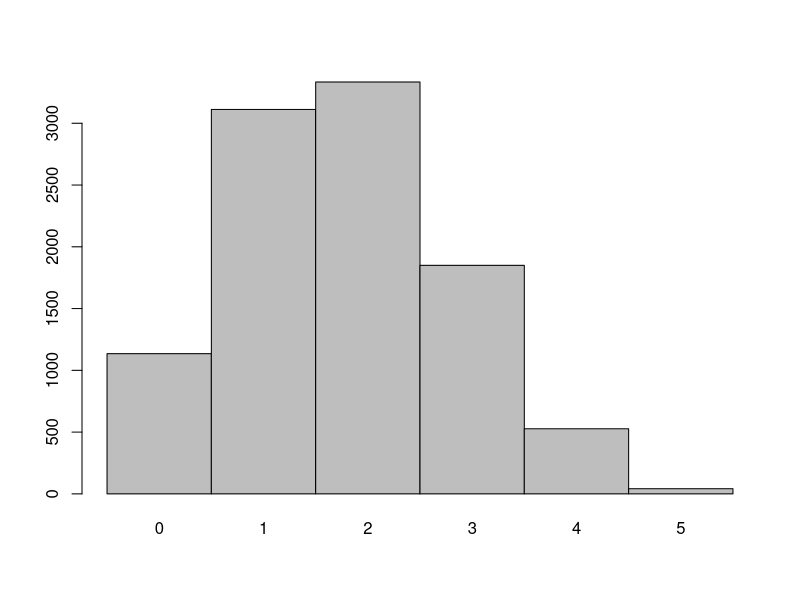
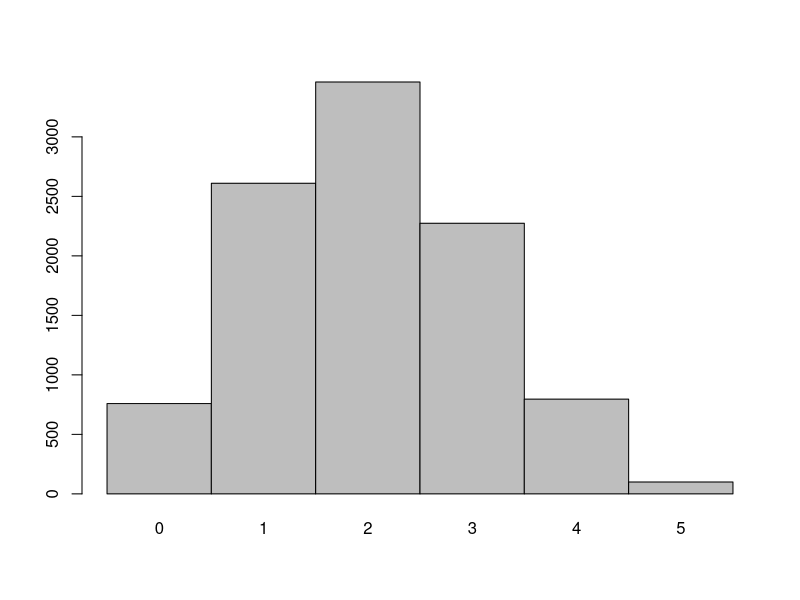

The R script that drew these images, in order:
## ---- chunk 1
knitr::opts_chunk$set(echo = TRUE)
## ---- chunk 2
a = 1 - pbinom(q=3, size=5, prob=0.2)  # 3번 이하
b = 1 - pbinom(q=3, size=5, prob=0.5)
c = 1 - pbinom(q=3, size=5, prob=0.8)

print(paste(round(a, 4), ',', b, ',', round(c, 4)))
## ---- chunk 3
data = rbinom(n=10000, size=5, prob=0.35)
barplot(table(data), space=0)             # 최빈값은 2
## ---- chunk 4
n=6
p=2/3

answer_1 = pbinom(q=3, size=n, prob=p)  # 4번 미만
answer_2 = 1 - pbinom(q=3, size=n, prob=p)  # 4번 이상
answer_3 = pbinom(q=5, size=n, prob=p) - pbinom(q=1, size=n, prob=p)  # 2~5번

cat(" (1)", answer_1, "\n", "(2)", answer_2, "\n", "(3)", answer_3)
## ---- chunk 5
n=7
p=0.85
answer_1 = 1 - pbinom(q=4, size=n, prob=p)
answer_2 = pbinom(q=3, size=n, prob=1-p)

cat(" (1)", answer_1, "\n", "(2)", answer_2)
## ---- chunk 6
n=c(9, 16, 20)
p=c(0.7, 0.6, 0.3)
answer_1 = pbinom(q=5, size=n[1], prob=p[1])
answer_2 = pbinom(q=11, size=n[2], prob=p[2]) - pbinom(q=5, size=n[2], prob=p[2])
answer_3 = dbinom(x=6, size=n[3], prob=p[3])

cat(" (1)", answer_1, "\n", "(2)", answer_2, "\n", "(3)", answer_3)
## ---- chunk 7
n=19
p=0.7
answer_1 = pbinom(q=13, size=n, prob=p)
answer_2 = 1 - pbinom(q=16, size=n, prob=p)

cat(" (1)", answer_1, "\n", "(2)", answer_2)
## ---- chunk 8
n=20
p=0.2
answer_1 = pbinom(q=3, size=n, prob=p)
answer_2 = dbinom(x=4, size=n, prob=p)

cat(" (1)", answer_1, "\n", "(2) 기대인원수: 4명, 확률:", answer_2)
## ---- chunk 9
n_x=130
n_y=85
p_x=9/16
p_y=1/16
answer_1 = c(n_x * p_x, sqrt(n_x * p_x * (1 - p_x)))
answer_2 = c(n_y * p_y, sqrt(n_y * p_y * (1 - p_y)))

cat(" (1)", answer_1, "\n", "(2)", answer_2)
## ---- chunk 10
n=80
p=0.35
answer_1 = c(n * p, sqrt(n * p * (1 - p)))
answer_2 = c(60 / (1 - (6^2 / 60)), 1 - (6^2 / 60))

cat(" (1)", answer_1, "\n", "(2)", answer_2)
## ---- chunk 11
# 이항분포 풀이
answer = 1 - (0.7)^10 - dbinom(x=9, size=10, prob=0.7) * 0.7  
# 음이항분포 풀이
# answer = 1 - dnbinom(x=0, size=10, prob=0.7) - dnbinom(x=1, size=10, prob=0.7)

cat(" (1)", answer_1)
## ---- chunk 12
n = 8
p = 8 / (15+8)
answer_1 = 1 - phyper(q=2, m=8, n=15, k=8) # help 설명 읽어보면 좋음
answer_2 = n*p

cat(" 여자가 3명 이상일 확률:", answer_1, "\n", "예상 여자 신입직원 수", answer_2)
## ---- chunk 13
n = 5
p = 6 / 50
answer_1 = dhyper(x=0, m=6, n=44, k=5)
answer_2 = 1 - answer_1
answer_3 = n*p

cat(" (1)", answer_1, "\n", "(2)", answer_2, "\n", "(3)", answer_3)
## ---- chunk 14
m = 100 * 0.04
answer_1 = ppois(q = 5, lambda = m)
answer_2 = 1 - ppois(q = 6, lambda = m)
answer_3 = dpois(x=0, lambda = m)

cat(" (1)", answer_1, "\n", "(2)", answer_2, "\n", "(3)", answer_3)
## ---- chunk 15
m = 6/5
answer_1 = ppois(q = 2, lambda = m)
answer_2 = dpois(x = 2, lambda = m) + dpois(x = 3, lambda = m)
answer_3 = 1 - answer_1

cat(" (1)", answer_1, "\n", "(2)", answer_2, "\n", "(3)", answer_3)
## ---- chunk 16
m = 94
answer = ppois(q = 90, lambda = m)

# p = 0.94
# n = 100
# answer_2 = pbinom(q=90, size=m, prob=p)


cat(answer)  # 이유는 모르겠는데 정답이랑 안 맞다. 정답은 0.084
## ---- chunk 17
p = 0.2
n = 3
answer = dbinom(x = 0, size = n, prob = p)

cat(answer) 
## ---- chunk 18
answer = 0.6 * 0.6 * 0.4

cat(answer) 
## ---- chunk 19
p = 0.4
n = 2
answer_1 = 1 - (0.6)^2
answer_2 = n * p
answer_3_1 = 1 -(0.6)^3 
answer_3_2 = 3 * p

cat(" (1)", answer_1, "\n", "(2)", answer_2, "\n", "(3)", answer_3_1, ",", answer_3_2)
## ---- chunk 20
p = 0.2
n = 20
answer_1 = (1-p)^n
answer_2 = 1 - pbinom(q = 6, size = n, prob = p)
answer_3_1 = n*p 
answer_3_2 = sqrt(n*p*(1-p)) 

cat(" (1)", answer_1, "\n", "(2)", answer_2, "\n", "(3)", answer_3_1, ",", answer_3_2)
## ---- chunk 21
p = 1/6
n = 4
answer_1 = pbinom(q = 2, size = n, prob = p)

cat(answer_1)
## ---- chunk 22
data = rbinom(n=10000, size=5, prob=0.4)
barplot(table(data), space=0)
## ---- chunk 23
cat(' 기댓값: ', 5*0.4, '\n', '분산: ', 5*0.4*0.6)
## ---- chunk 24
answer_1 = dbinom(x = 3, size = 8, prob = 0.4)
answer_2 = dbinom(x = 7, size = 16, prob = 1 - 0.6)
answer_3 = pbinom(q = 3, size = 9, prob = 0.4)
answer_4 = 1 - pbinom(q = 12, size = 16, prob = 0.7)
answer_5 = pbinom(q = 13, size = 16, prob = 0.6) - pbinom(q = 7, size = 16, prob = 0.6)

cat(" (1)", answer_1, "\n", "(2)", answer_2, "\n", "(3)", answer_3, "\n", 
    "(4)", answer_4, "\n", "(5)", answer_5)
## ---- chunk 25
n = 17
p = 0.5
answer_1 = dbinom(x = 10, size = n, prob = p)
answer_2 = n * p
cat(" (1)", answer_1, "\n", "(2)", answer_2)
## ---- chunk 26
n = 16
p = 1/5
answer_1 = pbinom(q = 3, size = n, prob = p)
answer_2 = pbinom(q = 6, size = n, prob = p)
cat(" (1)", answer_1, "\n", "(2)", answer_2)
## ---- chunk 27
answer_1 = 0 * choose(6,4) / choose(12,4) + 1 * choose(6,1) * choose(6,3) / choose(12,4) + 2 * choose(6,2) * choose(6,2) / choose(12,4)  + 3 * choose(6,3) * choose(6,1) / choose(12,4) + 4 * choose(6,4) / choose(12,4)
answer_2 = 0^2 * choose(6,4) / choose(12,4) + 1^2 * choose(6,1) * choose(6,3) / choose(12,4) + 2^2 * choose(6,2) * choose(6,2) / choose(12,4)  + 3^2 * choose(6,3) * choose(6,1) / choose(12,4) + 4^2 * choose(6,4) / choose(12,4)- answer_1^2
cat(" 평균", answer_1, "\n", "분산", answer_2)
## ---- chunk 28
answer_1 = choose(15,3) / choose(25,3)
answer_2 = choose(15,1) * choose(10,2) / choose(25,3)
answer_3_1 = 0 * answer_1 + 1 * choose(15,2) * choose(10,1) / choose(25,3) + 2 * answer_2 + 3 * choose(10,3) / choose(25,3)
answer_3_2 = 0^2 * answer_1 + 1^2 * choose(15,2) * choose(10,1) / choose(25,3) + 2^2 * answer_2 + 3^2 * choose(10,3) / choose(25,3) - answer_3_1^2
cat(" (1)", answer_1, "\n", "(2)", answer_2, "\n", "(3) 평균:", answer_3_1, '분산:', answer_3_2)
## ---- chunk 29
m = 5
answer_1 = dpois(x = 0, lambda = m)
answer_2 = 1 - ppois(q = 4, lambda = m)

cat(" (1)", answer_1, "\n", "(2)", answer_2)
## ---- chunk 30
m = 50 * 0.03
answer_1 = dpois(x = 0, lambda = m)
answer_2 = 1 - ppois(q = 2, lambda = m)

cat(" (1)", answer_1, "\n", "(2)", answer_2)
## ---- chunk 31
answer_1 = 1 - dpois(x = 0, lambda = 0.12 * 5)
answer_2 = dpois(x=0, lambda = 0.12*20)  # 이 경우 0.09071795가 나온다. 따라서 답이 20인데, 이렇게 구해야 하나?

cat(" (1)", answer_1, "\n", "(2)", "20번")
